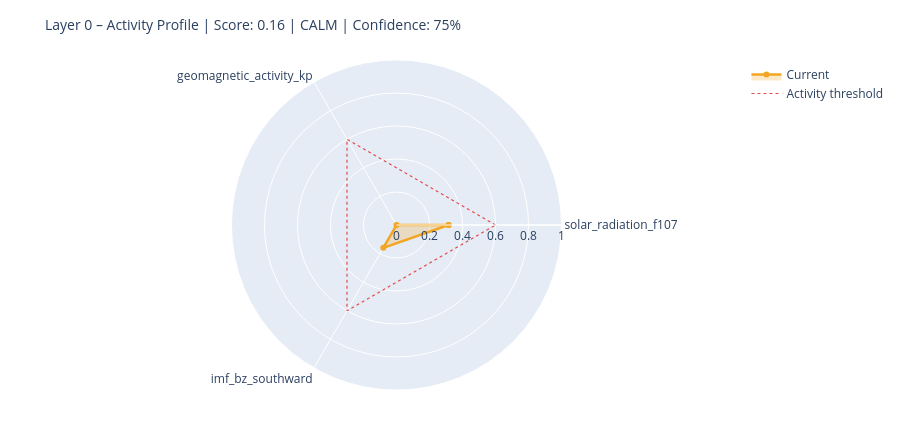

Notebook code cell kept with this figure:
### Markdown cell above
---
## 6. State Assessment & Handoff to Layer 1

### Code cell
# ============================================================
# STEP 1 – Collect raw values with source modes
# Mode: 'primary' | 'fallback_3h' | 'last_valid' | 'missing'
# ============================================================

def safe_last(df, col):
    if df is None or col not in df.columns: return None
    s = df[col].dropna()
    return float(s.iloc[-1]) if not s.empty else None

f107_now = safe_last(df_f107, 'f10.7')
bz_now   = safe_last(df_mag,  'bz_gsm')
kp_now   = safe_last(df_kp,   'kp')
sw_now   = safe_last(df_sw,   'speed')

source_modes = {
    'F10.7':    'primary'  if f107_now is not None else 'missing',
    'Kp':       'primary'  if kp_now   is not None else 'missing',
    'IMF_Bz':   'primary'  if bz_now   is not None else 'missing',
    'SW_speed': 'primary'  if sw_now   is not None else 'missing',
}

# Kp Fallback – 3h endpoint
if kp_now is None:
    try:
        r = requests.get(
            'https://services.swpc.noaa.gov/json/noaa-planetary-k-index.json',
            timeout=10)
        r.raise_for_status()
        fb = pd.DataFrame(r.json())
        tc = next((c for c in fb.columns if 'time' in c.lower()), fb.columns[0])
        kc = next((c for c in fb.columns if 'kp' in c.lower() and c != tc), None)
        if kc:
            fb[kc] = fb[kc].astype(str).str.extract(r'([0-9]+(?:\.[0-9]*)?)')[0]
            fb[kc] = pd.to_numeric(fb[kc], errors='coerce')
            fb = fb[fb[kc] >= 0].dropna(subset=[kc])
            if not fb.empty:
                kp_now = float(fb[kc].iloc[-1])
                source_modes['Kp'] = 'fallback_3h'
                print(f'  Kp fallback (3h): {kp_now:.1f}')
    except Exception as e:
        print(f'  Kp fallback failed: {e}')

# Solar Wind Fallback – last valid value
if sw_now is None and df_sw is not None and 'speed' in df_sw.columns:
    s = df_sw['speed'].dropna()
    if not s.empty:
        sw_now = float(s.iloc[-1])
        source_modes['SW_speed'] = 'last_valid'
        print(f'  SW fallback (last_valid): {sw_now:.0f} km/s')

print()
print('Source modes:', source_modes)

# ============================================================
# STEP 2 – Score from available components only
# ============================================================

def norm(v, lo, hi):
    if v is None: return None
    return max(0.0, min(1.0, (v - lo) / (hi - lo)))

COMPONENTS = {
    'solar_radiation_f107':    (f107_now, norm(f107_now, 60, 250)),
    'geomagnetic_activity_kp': (kp_now,   norm(kp_now,   0,   9)),
    'imf_bz_southward':        (bz_now,   norm(-(bz_now or 0) if bz_now else None, -5, 30)
                                           if bz_now is not None else None),
    'solar_wind_speed':        (sw_now,   norm(sw_now, 300, 800)),
}

available   = {k: v[1] for k, v in COMPONENTS.items() if v[1] is not None}
unavailable = [k for k, v in COMPONENTS.items() if v[1] is None]

layer0_score = round(sum(available.values()) / len(available), 4) if available else None
confidence   = round(len(available) / len(COMPONENTS), 2)

level = ('unknown'  if layer0_score is None
         else 'calm'     if layer0_score < 0.3
         else 'moderate' if layer0_score < 0.6
         else 'active')

# ============================================================
# STEP 3 – Dominant Driver
# ============================================================

def dominant_driver(kp, f107, bz, sw):
    candidates = []
    if kp   is not None and kp   >= 4:   candidates.append(('geomagnetic',    kp / 9))
    if sw   is not None and sw   >= 500:  candidates.append(('solar_wind',     sw / 800))
    if bz   is not None and bz   <= -5:   candidates.append(('imf_southward',  abs(bz) / 30))
    if f107 is not None and f107 >= 150:  candidates.append(('solar_radiation',f107 / 250))
    return max(candidates, key=lambda x: x[1])[0] if candidates else 'none'

driver = dominant_driver(kp_now, f107_now, bz_now, sw_now)

# ============================================================
# STEP 4 – Downstream expectations
# ============================================================

def downstream_expectation(driver, score, kp, bz, f107):
    exp = {
        'magnetosphere':        'calm',
        'ionosphere':           'calm',
        'schumann_resonance':   'unchanged',
        'lithosphere_currents': 'low',
    }
    if driver == 'geomagnetic' or (kp and kp >= 5):
        exp['magnetosphere']        = 'compressed / storm'
        exp['ionosphere']           = 'elevated disturbance (TEC variability)'
        exp['schumann_resonance']   = 'elevated amplitude possible'
        exp['lithosphere_currents'] = 'elevated induction currents'
    elif driver == 'imf_southward' or (bz and bz <= -5):
        exp['magnetosphere']        = 'energy coupling active'
        exp['ionosphere']           = 'elevated electron density possible'
        exp['schumann_resonance']   = 'slight modulation possible'
    elif driver == 'solar_radiation' or (f107 and f107 >= 150):
        exp['ionosphere']           = 'elevated ionization (F-layer)'
        exp['schumann_resonance']   = 'slightly elevated background activity'
    return exp

downstream = downstream_expectation(driver, layer0_score, kp_now, bz_now, f107_now)

# ============================================================
# CONSOLE OUTPUT
# ============================================================

W = 58
print('=' * W)
print('LAYER 0 – STATE ASSESSMENT')
print('=' * W)
for name, (raw_v, score_v) in COMPONENTS.items():
    if score_v is not None:
        bar = '█' * int(score_v * 20) + '░' * (20 - int(score_v * 20))
        print(f'  {name:<35}  {bar}  {score_v:.2f}')
    else:
        print(f'  {name:<35}  {"─" * 20}  n/a')
print('-' * W)
print(f'  Score ({len(available)}/{len(COMPONENTS)} components):  {layer0_score:.3f}')
print(f'  Confidence:         {confidence:.0%}')
print(f'  Level:              {level.upper()}')
print(f'  Dominant Driver:    {driver}')

# Radar chart
cats = list(available.keys())
vals = list(available.values())
if len(cats) >= 3:
    fig = go.Figure()
    fig.add_trace(go.Scatterpolar(
        r=vals + [vals[0]], theta=cats + [cats[0]],
        fill='toself', fillcolor='rgba(242,166,35,0.25)',
        line=dict(color='#F2A623', width=2.5), name='Current'
    ))
    fig.add_trace(go.Scatterpolar(
        r=[0.6] * (len(cats) + 1), theta=cats + [cats[0]],
        line=dict(color='#E24B4A', dash='dot', width=1.2),
        mode='lines', name='Activity threshold'
    ))
    fig.update_layout(
        title=dict(text=f'Layer 0 – Activity Profile | Score: {layer0_score:.2f} | {level.upper()} | Confidence: {confidence:.0%}',
                   font=dict(size=14)),
        polar=dict(radialaxis=dict(visible=True, range=[0, 1])),
        height=430, showlegend=True,
        margin=dict(l=60, r=60, t=60, b=40)
    )
    fig.show()

### Figure 1 — Plotly figure (JSON) as saved in the notebook; plotly's stock layout.template omitted (floating-point values rounded to 4 significant figures)
{"data": [{"fill": "toself", "fillcolor": "rgba(242,166,35,0.25)", "line": {"color": "#F2A623", "width": 2.5}, "name": "Current", "r": [0.3158, 0.0, 0.1597, 0.3158], "theta": ["solar_radiation_f107", "geomagnetic_activity_kp", "imf_bz_southward", "solar_radiation_f107"], "type": "scatterpolar"}, {"line": {"color": "#E24B4A", "dash": "dot", "width": 1.2}, "mode": "lines", "name": "Activity threshold", "r": [0.6, 0.6, 0.6, 0.6], "theta": ["solar_radiation_f107", "geomagnetic_activity_kp", "imf_bz_southward", "solar_radiation_f107"], "type": "scatterpolar"}], "layout": {"height": 430, "margin": {"b": 40, "l": 60, "r": 60, "t": 60}, "polar": {"radialaxis": {"range": [0, 1], "visible": true}}, "showlegend": true, "title": {"font": {"size": 14}, "text": "Layer 0 – Activity Profile | Score: 0.16 | CALM | Confidence: 75%"}}}
